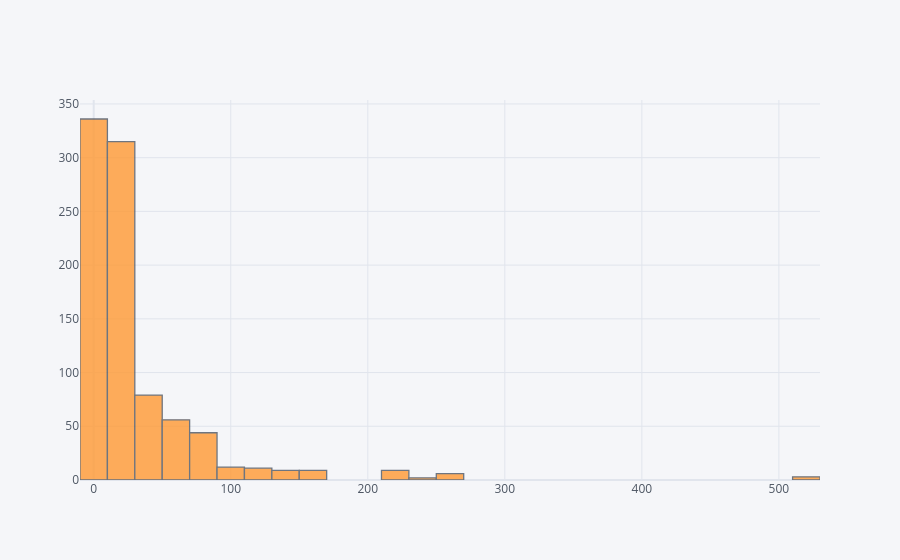

The notebook cell this image was saved under:
### Code cell
# now see interactive chart
train['Fare'].iplot(kind='hist', bins=30)

### Figure 1 — Plotly figure (JSON) as saved in the notebook; plotly's stock layout.template omitted (floating-point values rounded to 4 significant figures; data arrays with more than 128 entries replaced by an {"elided": "..."} marker saying what was removed)
{"data": [{"histfunc": "count", "histnorm": "", "marker": {"color": "rgba(255, 153, 51, 1.0)", "line": {"color": "#4D5663", "width": 1.3}}, "name": "Fare", "nbinsx": 30, "opacity": 0.8, "orientation": "v", "type": "histogram", "x": {"elided": "891 float values"}}], "layout": {"autosize": true, "barmode": "overlay", "legend": {"bgcolor": "#F5F6F9", "font": {"color": "#4D5663"}}, "paper_bgcolor": "#F5F6F9", "plot_bgcolor": "#F5F6F9", "title": {"font": {"color": "#4D5663"}}, "xaxis": {"autorange": true, "gridcolor": "#E1E5ED", "range": [-10, 530], "showgrid": true, "tickfont": {"color": "#4D5663"}, "title": {"font": {"color": "#4D5663"}, "text": ""}, "type": "linear", "zerolinecolor": "#E1E5ED"}, "yaxis": {"autorange": true, "gridcolor": "#E1E5ED", "range": [0, 353.7], "showgrid": true, "tickfont": {"color": "#4D5663"}, "title": {"font": {"color": "#4D5663"}, "text": ""}, "zerolinecolor": "#E1E5ED"}}}
